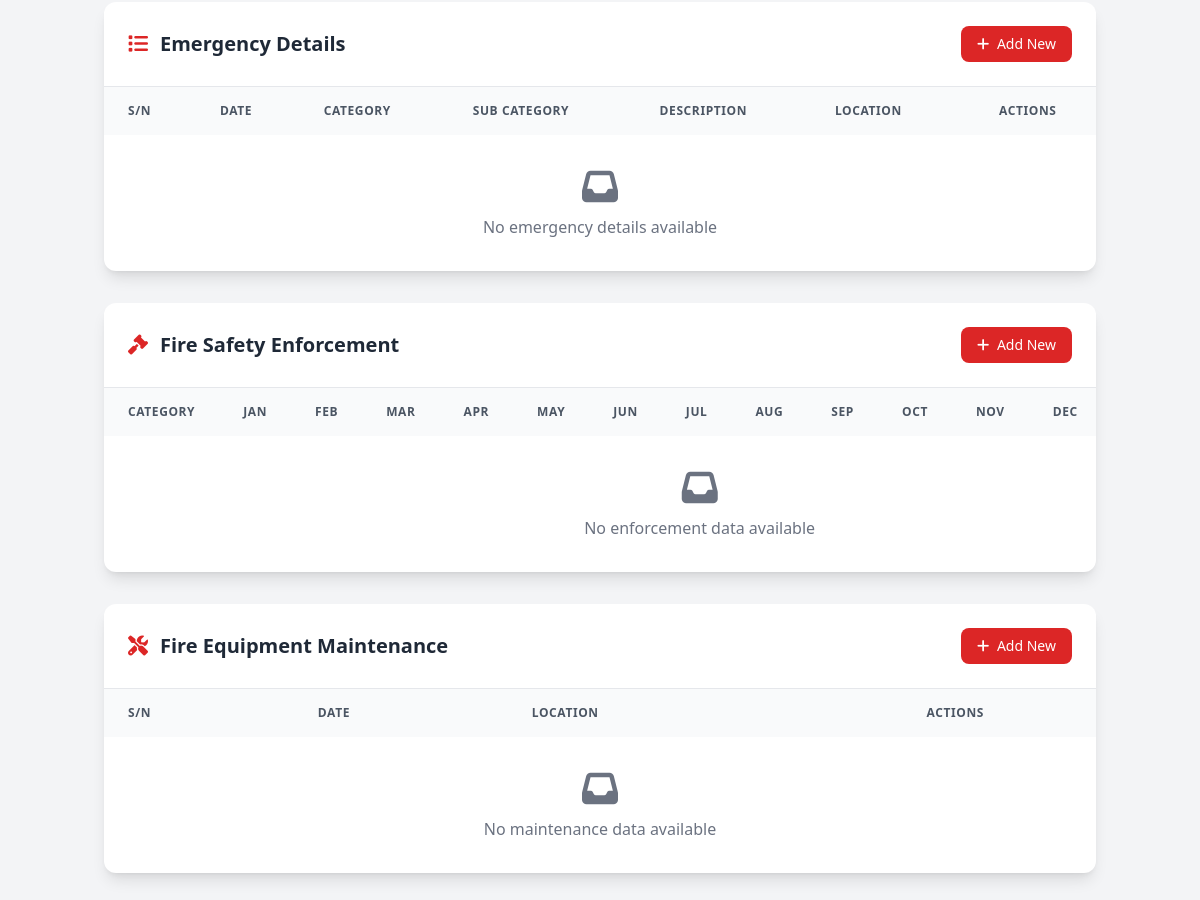
The page /admin/firesafety/index.php (signed in, middle part) on the database as committed earlier.
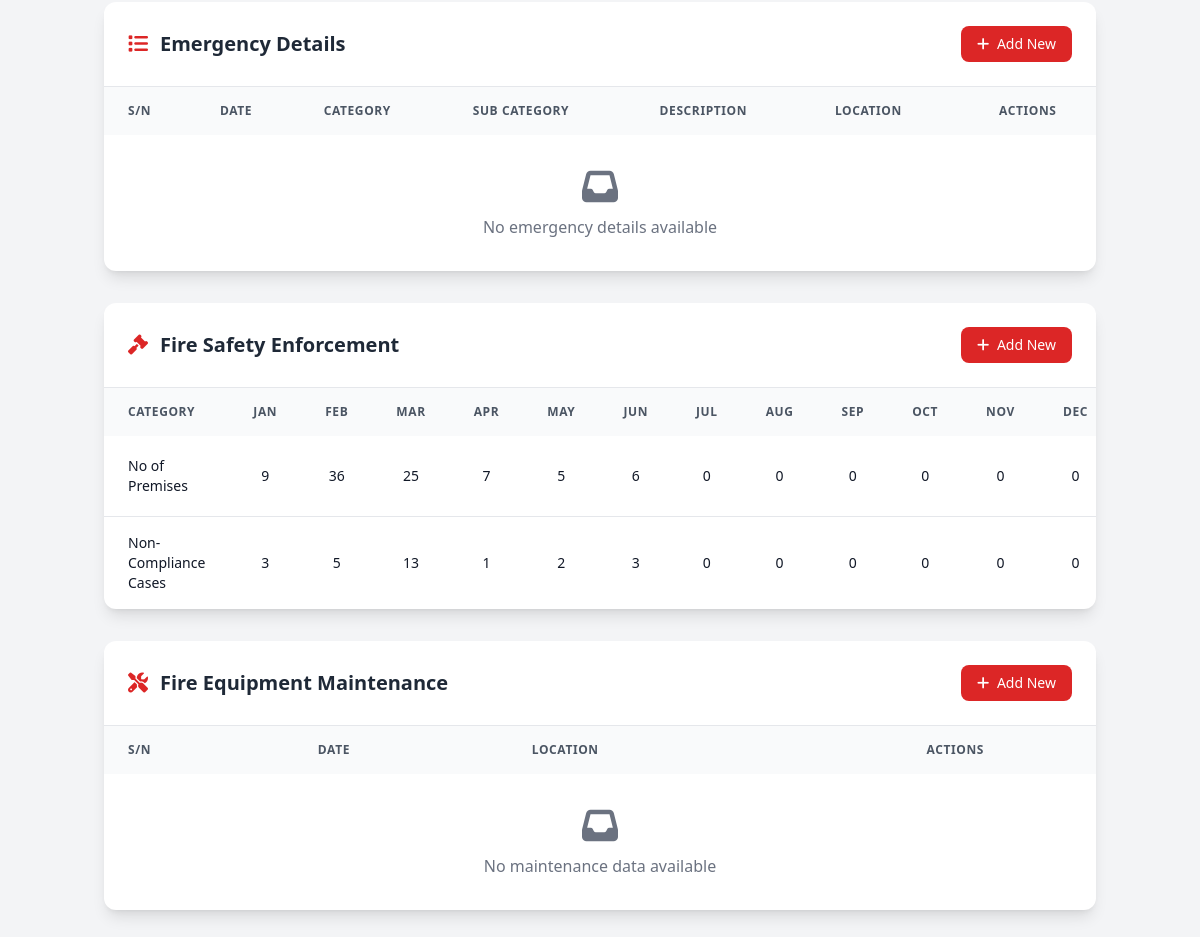
The same page on the database as committed later.
### tables this page shows
CREATE TABLE IF NOT EXISTS fire_safety_enforcement (
    id INT AUTO_INCREMENT PRIMARY KEY,
    year INT NOT NULL,
    `Jan` INT DEFAULT 0,
    `Feb` INT DEFAULT 0,
    `Mar` INT DEFAULT 0,
    `Apr` INT DEFAULT 0,
    `May` INT DEFAULT 0,
    `Jun` INT DEFAULT 0,
    `Jul` INT DEFAULT 0,
    `Aug` INT DEFAULT 0,
    `Sep` INT DEFAULT 0,
    `Oct` INT DEFAULT 0,
    `Nov` INT DEFAULT 0,
    `Dec` INT DEFAULT 0,
    Total INT GENERATED ALWAYS AS (
        `Jan` + `Feb` + `Mar` + `Apr` + `May` + `Jun` + `Jul` + `Aug` + `Sep` + `Oct` + `Nov` + `Dec`
    ) STORED,
    category VARCHAR(50) NOT NULL,
    display_order INT DEFAULT 0,
    is_active TINYINT(1) DEFAULT 1,
    created_at TIMESTAMP DEFAULT CURRENT_TIMESTAMP,
    updated_at TIMESTAMP DEFAULT CURRENT_TIMESTAMP ON UPDATE CURRENT_TIMESTAMP
);

### admin/firesafety/index.php (the view, shortened to what this page needs)
<?php
require_once '../../config/database.php';
$query_details = "SELECT * FROM fire_safety_emergency_details WHERE is_active = 1 ORDER BY display_order ASC";
$result_details = mysqli_query($conn, $query_details);
$details_data = mysqli_fetch_all($result_details, MYSQLI_ASSOC);
$query_enforcement = "SELECT * FROM fire_safety_enforcement WHERE is_active = 1 ORDER BY display_order ASC";
$result_enforcement = mysqli_query($conn, $query_enforcement);
$enforcement_data = mysqli_fetch_all($result_enforcement, MYSQLI_ASSOC);
$query_maintenance = "SELECT * FROM fire_equipment_maintenance WHERE is_active = 1 ORDER BY display_order ASC";
$result_maintenance = mysqli_query($conn, $query_maintenance);
$maintenance_data = mysqli_fetch_all($result_maintenance, MYSQLI_ASSOC);
?>
<!DOCTYPE html>
<html lang="id">
<head>
    <script src="https://cdn.tailwindcss.com"></script>
    <link rel="stylesheet" href="https://cdnjs.cloudflare.com/ajax/libs/font-awesome/6.4.0/css/all.min.css">
</head>
<body class="bg-gray-100 font-sans">
    <div class="container mx-auto px-4 py-8">
        <div class="bg-white rounded-xl shadow-lg overflow-hidden mb-8">
            <div class="p-6 border-b border-gray-200">
                <div class="flex items-center justify-between">
                    <h2 class="text-xl font-bold text-gray-800 flex items-center">
                        <i class="fas fa-list text-red-600 mr-3"></i>
                            Emergency Details
                    </h2>
                    <a href="details.php?action=create" class="bg-red-600 hover:bg-red-700 text-white px-4 py-2 rounded-lg text-sm font-medium transition-colors duration-200">
                        <i class="fas fa-plus mr-1"></i> Add New
                            </a>
                </div>
                    </div>
            <div class="overflow-x-auto">
                <table class="min-w-full table-auto">
                    <thead class="bg-gray-50">
                        <tr>
                            <th class="px-6 py-4 text-xs font-semibold text-gray-600 uppercase tracking-wider text-left">S/N</th>
                            <th class="px-6 py-4 text-xs font-semibold text-gray-600 uppercase tracking-wider text-left">Date</th>
                            <th class="px-6 py-4 text-xs font-semibold text-gray-600 uppercase tracking-wider text-left">Category</th>
                            <th class="px-6 py-4 text-xs font-semibold text-gray-600 uppercase tracking-wider text-left">Sub Category</th>
                            <th class="px-6 py-4 text-xs font-semibold text-gray-600 uppercase tracking-wider text-left">Description</th>
                            <th class="px-6 py-4 text-xs font-semibold text-gray-600 uppercase tracking-wider text-left">Location</th>
                            <th class="px-6 py-4 text-xs font-semibold text-gray-600 uppercase tracking-wider text-center">Actions</th>
                                    </tr>
                                </thead>
                    <tbody class="divide-y divide-gray-200">
                                    <?php if (empty($details_data)): ?>
                                        <tr>
                                <td colspan="7" class="px-6 py-8 text-center text-gray-500">
                                    <i class="fas fa-inbox text-4xl mb-2"></i>
                                    <p>No emergency details available</p>
                                </td>
                                        </tr>
                                    <?php endif; ?>
                                </tbody>
                            </table>
                    </div>
                </div>
        <div class="bg-white rounded-xl shadow-lg overflow-hidden mb-8">
            <div class="p-6 border-b border-gray-200">
                <div class="flex items-center justify-between">
                    <h2 class="text-xl font-bold text-gray-800 flex items-center">
                        <i class="fas fa-gavel text-red-600 mr-3"></i>
                        Fire Safety Enforcement
                    </h2>
                    <a href="enforcement.php?action=create" class="bg-red-600 hover:bg-red-700 text-white px-4 py-2 rounded-lg text-sm font-medium transition-colors duration-200">
                        <i class="fas fa-plus mr-1"></i> Add New
                    </a>
                </div>
            </div>
            <div class="overflow-x-auto">
                <table class="min-w-full table-auto">
                    <thead class="bg-gray-50">
                        <tr>
                            <th class="px-6 py-4 text-xs font-semibold text-gray-600 uppercase tracking-wider text-left">Category</th>
                            <th class="px-6 py-4 text-xs font-semibold text-gray-600 uppercase tracking-wider text-center">Jan</th>
                            <th class="px-6 py-4 text-xs font-semibold text-gray-600 uppercase tracking-wider text-center">Feb</th>
                            <th class="px-6 py-4 text-xs font-semibold text-gray-600 uppercase tracking-wider text-center">Mar</th>
                            <th class="px-6 py-4 text-xs font-semibold text-gray-600 uppercase tracking-wider text-center">Apr</th>
                            <th class="px-6 py-4 text-xs font-semibold text-gray-600 uppercase tracking-wider text-center">May</th>
                            <th class="px-6 py-4 text-xs font-semibold text-gray-600 uppercase tracking-wider text-center">Jun</th>
                            <th class="px-6 py-4 text-xs font-semibold text-gray-600 uppercase tracking-wider text-center">Jul</th>
                            <th class="px-6 py-4 text-xs font-semibold text-gray-600 uppercase tracking-wider text-center">Aug</th>
                            <th class="px-6 py-4 text-xs font-semibold text-gray-600 uppercase tracking-wider text-center">Sep</th>
                            <th class="px-6 py-4 text-xs font-semibold text-gray-600 uppercase tracking-wider text-center">Oct</th>
                            <th class="px-6 py-4 text-xs font-semibold text-gray-600 uppercase tracking-wider text-center">Nov</th>
                            <th class="px-6 py-4 text-xs font-semibold text-gray-600 uppercase tracking-wider text-center">Dec</th>
                        </tr>
                    </thead>
                    <tbody class="divide-y divide-gray-200">
                        <?php if (empty($enforcement_data)): ?>
                            <tr>
                                <td colspan="15" class="px-6 py-8 text-center text-gray-500">
                                    <i class="fas fa-inbox text-4xl mb-2"></i>
                                    <p>No enforcement data available</p>
                                </td>
                            </tr>
                        <?php else: ?>
                            <?php foreach ($enforcement_data as $item): ?>
                                <tr class="hover:bg-gray-50 transition-colors duration-200">
                                    <td class="px-6 py-4 text-sm font-medium text-gray-900"><?= htmlspecialchars($item['category']) ?></td>
                                    <td class="px-6 py-4 text-sm text-gray-900 text-center"><?= $item['Jan'] ?></td>
                                    <td class="px-6 py-4 text-sm text-gray-900 text-center"><?= $item['Feb'] ?></td>
                                    <td class="px-6 py-4 text-sm text-gray-900 text-center"><?= $item['Mar'] ?></td>
                                    <td class="px-6 py-4 text-sm text-gray-900 text-center"><?= $item['Apr'] ?></td>
                                    <td class="px-6 py-4 text-sm text-gray-900 text-center"><?= $item['May'] ?></td>
                                    <td class="px-6 py-4 text-sm text-gray-900 text-center"><?= $item['Jun'] ?></td>
                                    <td class="px-6 py-4 text-sm text-gray-900 text-center"><?= $item['Jul'] ?></td>
                                    <td class="px-6 py-4 text-sm text-gray-900 text-center"><?= $item['Aug'] ?></td>
                                    <td class="px-6 py-4 text-sm text-gray-900 text-center"><?= $item['Sep'] ?></td>
                                    <td class="px-6 py-4 text-sm text-gray-900 text-center"><?= $item['Oct'] ?></td>
                                    <td class="px-6 py-4 text-sm text-gray-900 text-center"><?= $item['Nov'] ?></td>
                                    <td class="px-6 py-4 text-sm text-gray-900 text-center"><?= $item['Dec'] ?></td>
                                </tr>
                            <?php endforeach; ?>
                        <?php endif; ?>
                    </tbody>
                </table>
            </div>
        </div>
        <div class="bg-white rounded-xl shadow-lg overflow-hidden mb-8">
            <div class="p-6 border-b border-gray-200">
                <div class="flex items-center justify-between">
                    <h2 class="text-xl font-bold text-gray-800 flex items-center">
                        <i class="fas fa-tools text-red-600 mr-3"></i>
                            Fire Equipment Maintenance
                    </h2>
                    <a href="maintenance.php?action=create" class="bg-red-600 hover:bg-red-700 text-white px-4 py-2 rounded-lg text-sm font-medium transition-colors duration-200">
                        <i class="fas fa-plus mr-1"></i> Add New
                            </a>
                </div>
                    </div>
            <div class="overflow-x-auto">
                <table class="min-w-full table-auto">
                    <thead class="bg-gray-50">
                        <tr>
                            <th class="px-6 py-4 text-xs font-semibold text-gray-600 uppercase tracking-wider text-left">S/N</th>
                            <th class="px-6 py-4 text-xs font-semibold text-gray-600 uppercase tracking-wider text-left">Date</th>
                            <th class="px-6 py-4 text-xs font-semibold text-gray-600 uppercase tracking-wider text-left">Location</th>
                            <th class="px-6 py-4 text-xs font-semibold text-gray-600 uppercase tracking-wider text-center">Actions</th>
                                    </tr>
                                </thead>
                    <tbody class="divide-y divide-gray-200">
                                    <?php if (empty($maintenance_data)): ?>
                                        <tr>
                                <td colspan="4" class="px-6 py-8 text-center text-gray-500">
                                    <i class="fas fa-inbox text-4xl mb-2"></i>
                                    <p>No maintenance data available</p>
                                </td>
                                        </tr>
                                    <?php endif; ?>
                                </tbody>
                            </table>
                    </div>
                </div>
                </div>
</body>
</html>

Rows that differ between the two databases and show on the page:
added fire_safety_enforcement: category "No of Premises", Jan "9", Feb "36", Mar "25", Apr "7", May "5", Jun "6", Jul "0", Aug "0", Sep "0", Oct "0", Nov "0", Dec "0"
added fire_safety_enforcement: category "Non-Compliance Cases", Jan "3", Feb "5", Mar "13", Apr "1", May "2", Jun "3", Jul "0", Aug "0", Sep "0", Oct "0", Nov "0", Dec "0"
Other text that changed with them:
text no longer shown: "No enforcement data available"
